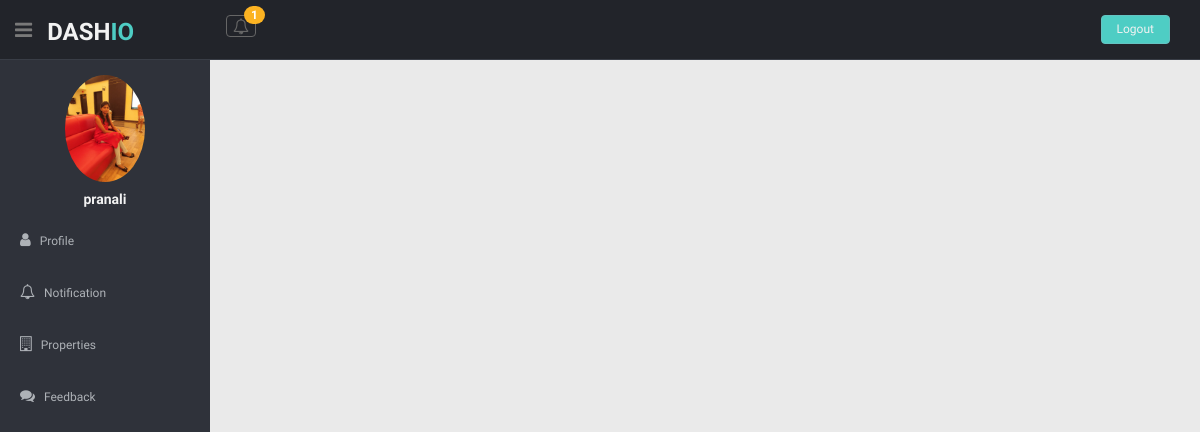
/agent_dashboard/ (signed in), run on the app's committed database.
### real_estate/models.py (models this page shows, shortened)
class User(AbstractUser):
    is_customer = models.BooleanField(default=False)
    is_agent = models.BooleanField(default=False)
    first_name = models.CharField(max_length=100, default='')
    last_name = models.CharField(max_length=100, default='')
    email = models.EmailField()

class Agent(models.Model):
    user = models.OneToOneField(User, on_delete = models.CASCADE, primary_key = True)
    a_mobile = models.IntegerField(default=0)
    a_address = models.CharField(max_length=200, default='')
    a_company_name = models.CharField(max_length=30, default='')
    a_company_address = models.CharField(max_length=500,  default='')
    a_company_mobile = models.IntegerField( default=0)
    a_company_email = models.EmailField( default='')
    a_dis = models.CharField(max_length=500,  default='No description is added')
    a_image = models.FileField(upload_to='images/', null=True, verbose_name="", default='agent-4.jpg')

### real_estate/views.py (the view)
# urls.py: path("agent_dashboard/", views.agent_dashboard, name="agent_dashboard"),
@login_required(login_url='/loginuser')
def agent_dashboard(request):
    if request.user.is_agent:
        user = request.user
        info1 = Comments_model.objects.filter(user=user)
        xlist= list(info1)
        print(xlist)
        xcount= len(xlist)
        print(xcount)
    return render(request, 'agent_dashboard.html', {'info1': info1, 'xcount': xcount})

### real_estate/models.py (called while the page is built)
    def __str__(self):
        return self.name

### templates/agent_dashboard.html (shortened to what this page needs)
{% extends 'base2.html'%}
{% load static%}
{% block body%}
<header class="header black-bg">
      <div class="sidebar-toggle-box">
        <div class="fa fa-bars tooltips" data-placement="right" data-original-title="Toggle Navigation"></div>
      </div>
      <a href="#" class="logo"><b>DASH<span>IO</span></b></a>
      <div class="nav notify-row" id="top_menu">
        <ul class="nav top-menu">
            {% if info1 %}
          <li id="header_notification_bar" class="dropdown">
            <a data-toggle="dropdown" class="dropdown-toggle" href="index.html#">
              <i class="fa fa-bell-o"></i>
              <span class="badge bg-warning">{{ xcount }}</span>
              </a>
          </li>
             {% else %}
        <h4> </h4>
        {% endif %}
        </ul>
      </div>
      <div class="top-menu">
        <ul class="nav pull-right top-menu">
          <li><a class="logout" href="{% url 'logout_view'%}">Logout</a></li>
        </ul>
      </div>
    </header>
<aside>
    <div id="sidebar" class="nav-collapse ">
        <ul class="sidebar-menu" id="nav-accordion">
            <p class="centered"><a href="#"><img src="{{user.agent.a_image.url}}" class="img-circle" width="80"></a></p>
                       <h5 class="centered">{{user.username}}</h5>
            <li class="sub-menu">
                <a class= "{%block nav1%} {%endblock%}"href="{%url 'view_agent'%}">
                    <i class="fa fa-user"></i>
                    <span>Profile</span>
                </a>
            </li>
            <li class="sub-menu">
                <a class= "{%block nav4%} {%endblock%}"href="{%url 'a_notification'%}">
                    <i class="fa fa-bell-o"></i>
                    <span>Notification</span>
                </a>
            </li>
            <li class="sub-menu">
                <a class= "{%block nav2%} {%endblock%} ">
                    <i class="fa fa-building-o"></i>
                    <span>Properties</span>
                </a>
            </li>
            <li class="sub-menu">
                <a class= "{%block nav3%} {%endblock%}" href="{% url 'afeedback' %}">
                    <i class="fa fa-comments"></i>
                    <span>Feedback</span>
                </a>
            </li>
        </ul>
    </div>
</aside>
{%endblock%}

### static/dashboard/css/style.css (style rules this page uses)
body { color: #797979; background: #eaeaea; font-family: 'Ruda', sans-serif; padding: 0px !important; margin: 0px !important; font-size:13px; }
ul li { list-style: none; }
a, a:hover, a:focus { text-decoration: none; outline: none; }
.centered { text-align: center; }
ul.top-menu > li > .logout { color: #f2f2f2; font-size: 12px; border-radius: 4px; -webkit-border-radius: 4px; border: 1px solid #64c3c2 !important; padding: 5px 15px; margin-right: 15px; background: #4ECDC4; margin-top: 15px; }
#sidebar { width: 210px; height: 100%; position: fixed; background: #2f323a; }
#sidebar h5 { color: #f2f2f2; font-weight: 700; }
#sidebar ul li { position: relative; }
ul.sidebar-menu , ul.sidebar-menu li ul.sub { margin: -2px 0 0; padding: 0; }
ul.sidebar-menu { margin-top: 75px; }
ul.sidebar-menu li { margin-bottom: 5px; margin-left:10px; margin-right:10px; }
ul.sidebar-menu li.sub-menu { line-height: 15px; }
ul.sidebar-menu li a span { display: inline-block; }
ul.sidebar-menu li a { color: #aeb2b7; text-decoration: none; display: block; padding: 15px 0 15px 10px; font-size: 12px; outline: none; -webkit-transition: all 0.3s ease; -moz-transition: all 0.3s ease; -o-transition: all 0.3s ease; -ms-transition: all 0.3s ease; transition: all 0.3s ease; }
ul.sidebar-menu li a i { font-size: 15px; padding-right: 6px; }
.header, .footer { min-height: 60px; padding: 0 15px; }
.header { position: fixed; left: 0; right: 0; z-index: 1002; }
.black-bg { background: #22242a; border-bottom: 1px solid #393d46; }
a.logo { font-size: 24px; color: #f2f2f2; float: left; margin-top: 15px; text-transform: uppercase; }
a.logo b { font-weight: 900; }
a.logo span { color: #4ECDC4; }
#top_menu .nav > li, ul.top-menu > li { float: left; }
.notify-row { float: left; margin-top: 15px; margin-left: 92px; }
ul.top-menu > li > a { color: #666666; font-size: 16px; border-radius: 4px; -webkit-border-radius: 4px; border:1px solid #666666 !important; padding: 2px 6px; margin-right: 15px; }
.notify-row .badge { position: absolute; right: -10px; top: -10px; z-index: 100; }
.sidebar-toggle-box { float: left; padding-right: 15px; margin-top: 20px; }
.sidebar-toggle-box .fa-bars { cursor: pointer; display: inline-block; font-size: 20px; }
.badge.bg-warning { background: #FCB322; }

### data on the page
User: agent.a_image (picture), username "pranali"

### other printed values
{{ xcount }} "1"
